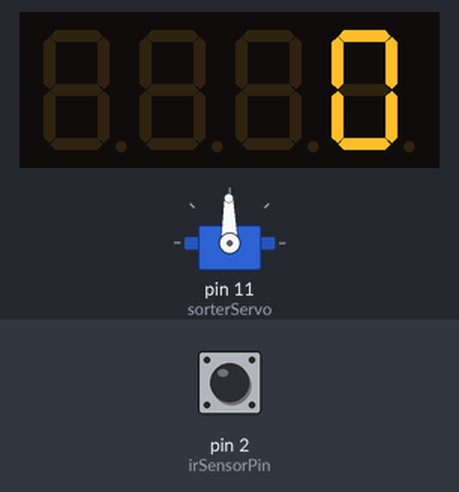
Recording of a sketch running on a simulated Arduino Uno, built with avr-gcc and run on an emulated ATmega328P. Shown: servo, 4-digit seven-segment display. The inputs (shaded band) are chosen by the test bench; at power-on: pin 2 (irSensorPin) HIGH. What the sketch prints to the serial monitor is not drawn.

Above: at 1.2 s.
1.3 s: pin 2 (irSensorPin) driven LOW
At 1.52 s:
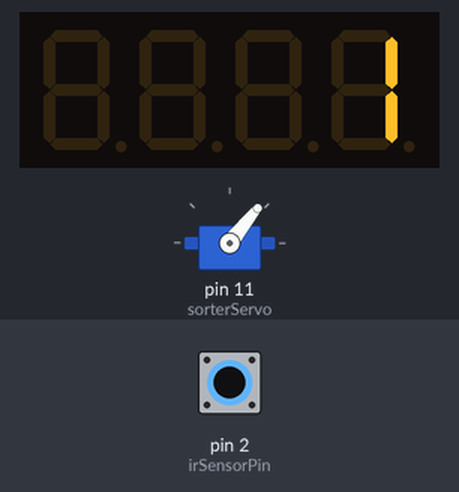
At 2.2 s:
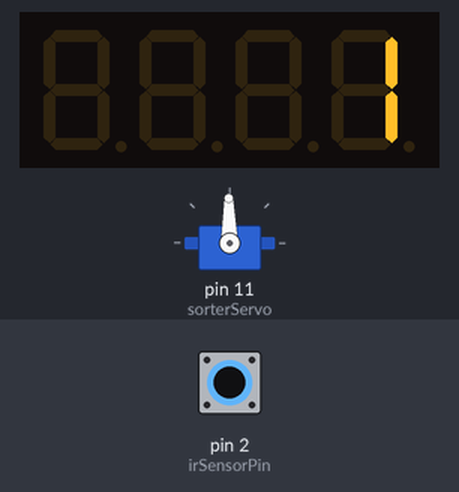
3.2 s: pin 2 (irSensorPin) pulsed HIGH 5 times (0.12 s each, 0.3 s apart)
At 6.3 s:
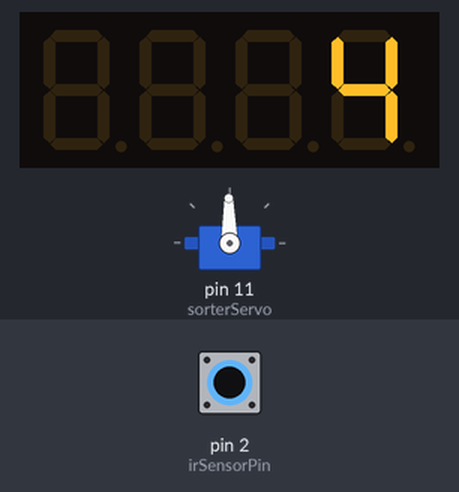
Timing chart, 0 to 7.8 s (numbered marks = the images above; inputs shaded):
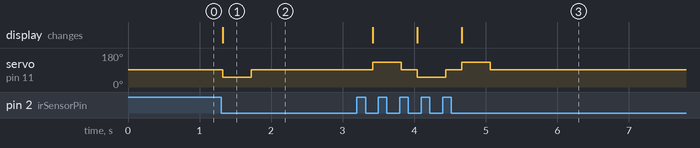

Measured:
- after the input at 1.3 s, servo on pin 11 (sorterServo): 91° → 51° at once, → 91° 0.40 s later; the display: changes at once (image 1)
- after the input at 3.2 s, servo on pin 11 (sorterServo): 91° → 131° after 0.22 s, → 91° 0.40 s later, → 51° 0.22 s later, → 91° 0.40 s later, … (6 changes in this stretch); the display: first changes after 0.22 s (image 3 shows a later state)

The sketch:

Automated_Object_Sorter.ino
```cpp
#include <Servo.h>
#include <TM1637Display.h> // Подключаем библиотеку дисплея

// Настройки дисплея
#define CLK 4 // Пин CLK к D4
#define DIO 3 // Пин DIO к D3
TM1637Display display(CLK, DIO);

Servo sorterServo; // Создаем объект сервопривода

const int irSensorPin = 2; // Пин ИК-датчика
int itemScale = 0;        // Счетчик деталей
bool itemDetected = false; // Флаг обнаружения

void setup() {
  pinMode(irSensorPin, INPUT);
  sorterServo.attach(11); // Серво на 11 пин
  sorterServo.write(91);   // Стоп мотор

  display.setBrightness(0x0f); // Ставим максимальную яркость экрана
  display.showNumberDec(0);    // Выводим стартовый ноль: 0000

  Serial.begin(9600);
}

void loop() {
  int sensorState = digitalRead(irSensorPin);

  if (sensorState == LOW && !itemDetected) {
    itemScale++;
    itemDetected = true;

    // Мгновенно выводим новое число деталей на ваш дисплей!
    display.showNumberDec(itemScale);

    Serial.print("Деталь №");
    Serial.println(itemScale);

    // Логика сортировки
    if (itemScale % 2 != 0) {
      sorterServo.write(51);   // Налево
      delay(400);
      sorterServo.write(91);  // Стоп
    }
    else {
      sorterServo.write(131); // Направо
      delay(400);
      sorterServo.write(91);  // Стоп
    }
  }

  if (sensorState == HIGH && itemDetected) {
    itemDetected = false;
    delay(200);
  }
}
```
